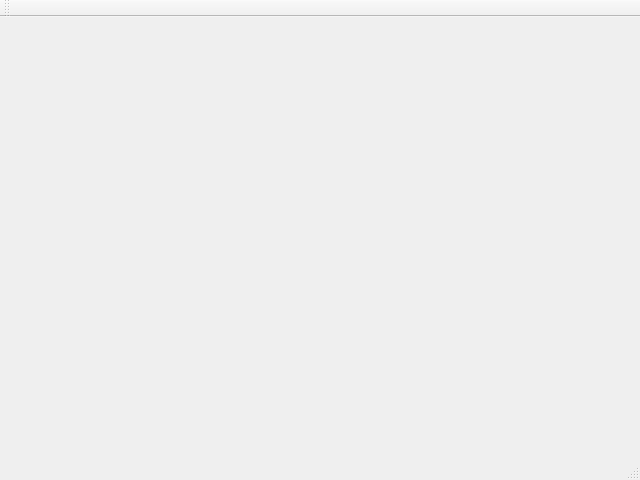
<?xml version="1.0" encoding="UTF-8"?>
<ui version="4.0">
 <class>MainWindow</class>
 <widget class="QMainWindow" name="MainWindow">
  <property name="geometry">
   <rect>
    <x>0</x>
    <y>0</y>
    <width>640</width>
    <height>480</height>
   </rect>
  </property>
  <property name="windowTitle">
   <string>MainWindow</string>
  </property>
  <widget class="QWidget" name="centralwidget">
   <layout class="QVBoxLayout" name="verticalLayout_2">
    <item>
     <widget class="QStackedWidget" name="stack">
      <widget class="QWidget" name="splash">
       <layout class="QVBoxLayout" name="verticalLayout"/>
      </widget>
      <widget class="QWidget" name="startpage"/>
     </widget>
    </item>
   </layout>
  </widget>
  <widget class="QMenuBar" name="menubar">
   <property name="geometry">
    <rect>
     <x>0</x>
     <y>0</y>
     <width>640</width>
     <height>22</height>
    </rect>
   </property>
  </widget>
  <widget class="QStatusBar" name="statusbar"/>
  <widget class="QToolBar" name="toolbar">
   <property name="windowTitle">
    <string>toolBar</string>
   </property>
   <attribute name="toolBarArea">
    <enum>TopToolBarArea</enum>
   </attribute>
   <attribute name="toolBarBreak">
    <bool>false</bool>
   </attribute>
  </widget>
 </widget>
 <resources/>
 <connections/>
</ui>
